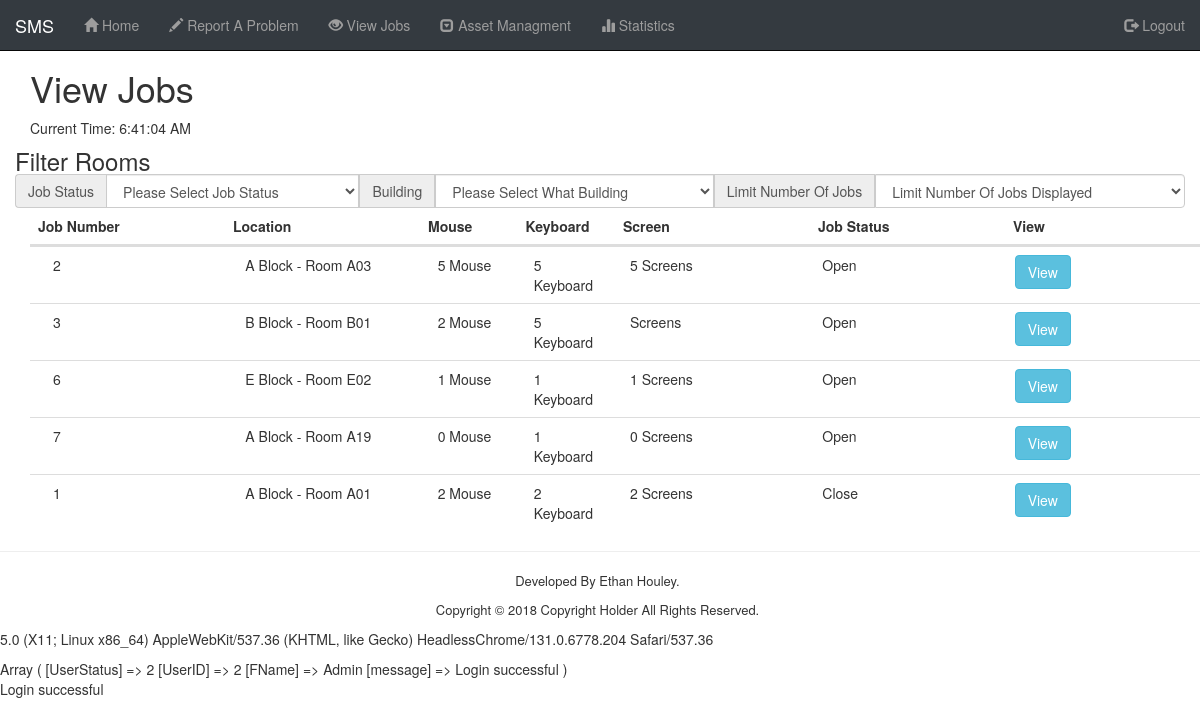
/View/View_Jobs.php (signed in), run on an earlier commit of the app's database.
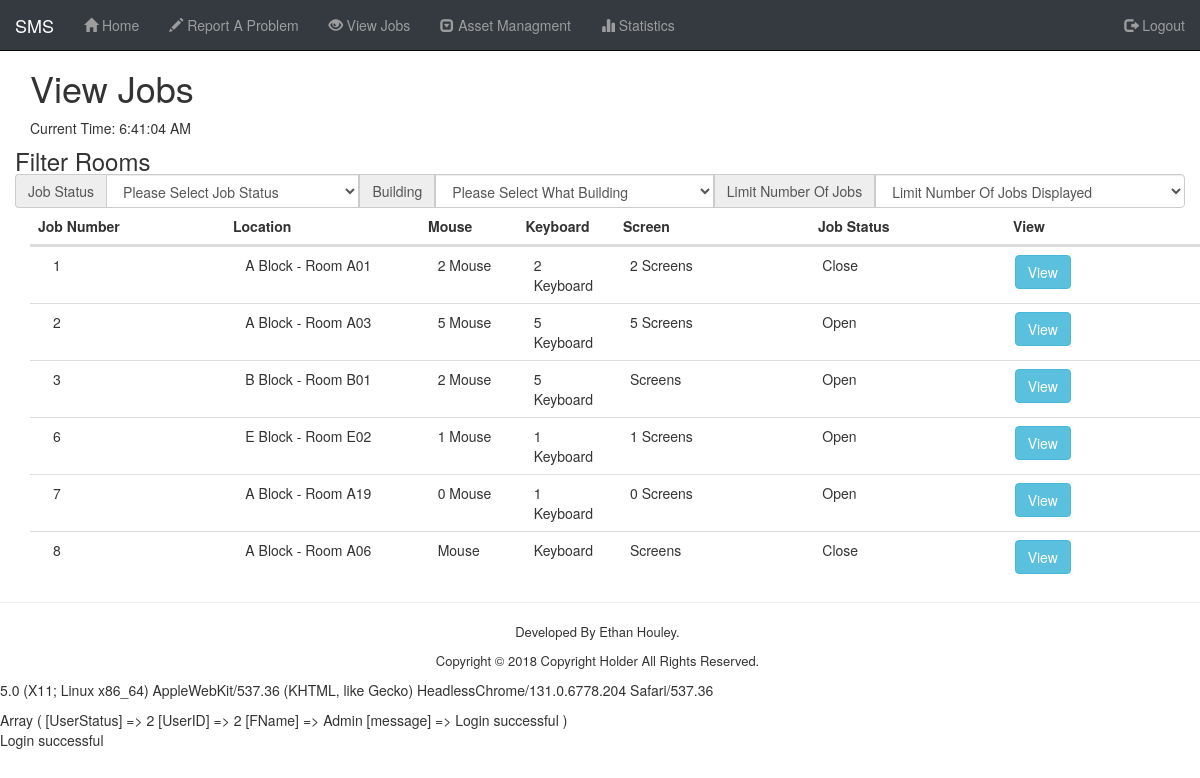
And on a later commit of the database.
### tables this page shows
CREATE TABLE `job` (
  `JobID` int(10) UNSIGNED NOT NULL,
  `DateLogged` timestamp NOT NULL DEFAULT CURRENT_TIMESTAMP,
  `UserID` int(10) UNSIGNED NOT NULL,
  `RoomID` int(10) UNSIGNED NOT NULL,
  `AssetID` int(10) UNSIGNED DEFAULT NULL,
  `Broken_Mouse` varchar(255) DEFAULT NULL,
  `Broken_Keyboard` varchar(255) DEFAULT NULL,
  `Broken_Screen` varchar(255) DEFAULT NULL,
  `ExtraInfo` text,
  `JobStatusID` int(10) UNSIGNED NOT NULL DEFAULT '0',
  `PartsUsed` varchar(255) DEFAULT NULL,
  `DateComplete` timestamp NULL DEFAULT CURRENT_TIMESTAMP
);

CREATE TABLE `building` (
  `BuildingID` int(10) UNSIGNED NOT NULL,
  `BuildingName` varchar(255) NOT NULL
);

CREATE TABLE `rooms` (
  `RoomID` int(10) UNSIGNED NOT NULL,
  `RoomName` varchar(255) NOT NULL,
  `BuildingID` int(10) UNSIGNED NOT NULL
);

CREATE TABLE `jobstatus` (
  `JobStatusID` int(10) UNSIGNED NOT NULL,
  `JobStatusName` varchar(10) NOT NULL
);

### View/View_Jobs.php (the view, shortened to what this page needs)
<?php
	require_once '../View/Include/Master_Include.php';
?>
<div class="Work_Around_Nav">
  <div class="container">
    <h1>View Jobs</h1>
  </div>
	<div class="container">
		<div class="row">
		<div class="No_Phone No_Tablet">
				<div class="row_heading">
			 <h3>Filter Rooms</h3>
		 </div>
		 <div class="input-group">
        <span class="input-group-addon" id="basic-addon1">Job Status</span>
        <select class="form-control" name="JobStatus" id="JobStatus">
          <option disabled selected>Please Select Job Status</option>
        </select>
        <span class="input-group-addon" id="basic-addon1">Building</span>
				<select class="form-control" name="Building" id="BuildingNumber" onchange="GetRoomInfo(this.value)">
					<option disabled selected>Please Select What Building </option>
					<?php
 				 echo "</select>";
 				 ?>
          <span class="input-group-addon" id="basic-addon1">Limit Number Of Jobs</span>
          <select class="form-control" name="Displayed" id="Displayed">
            <option disabled selected>Limit Number Of Jobs Displayed </option>
          </select>
		 </div>
		 </div>
		</div>
    <div class="container">
      <div class="row">
					<div class="col-md-2 col-xs-3 Heading_Table">Job Number</div>
					<div class="col-md-2 col-xs-3 Heading_Table">Location</div>
					<div class="col-md-1 No_Phone No_Tablet Heading_Table">Mouse</div>
					<div class="col-md-1 No_Phone No_Tablet Heading_Table">Keyboard</div>
					<div class="col-md-2 No_Phone No_Tablet Heading_Table">Screen</div>
					<div class="col-md-2 col-xs-3 Heading_Table">Job Status</div>
					<div class="col-md-2 col-xs-2 Heading_Table">View</div>
      </div>
      <div>
      <?php
        $JobsLogged_MySQL = "SELECT * FROM job
				INNER JOIN rooms ON job.RoomID = rooms.RoomID
				INNER JOIN building ON rooms.BuildingID = building.BuildingID
				INNER JOIN jobstatus ON job.JobStatusID = jobstatus.JobStatusID;";
        $conn = dbConnect();
      	$stmt = $conn->prepare($JobsLogged_MySQL);
      	$stmt->execute();
      	$result = $stmt->fetchAll();
        foreach($result as $row) {
          echo '<div class="Row_Table row">';
          echo '<div class="col-md-2 col-xs-3"> ' . $row['JobID'] . ' </div>';
          echo '<div class="col-md-2 col-xs-3">'. $row['BuildingName'] . ' - Room ' . $row['RoomName'] . '</div>';
          echo '<div class="col-md-1 No_Phone No_Tablet">' . $row['Broken_Mouse'] . ' Mouse</div>';
          echo '<div class="col-md-1 No_Phone No_Tablet">' . $row['Broken_Keyboard'] . ' Keyboard</div>';
          echo '<div class="col-md-2 No_Phone No_Tablet">' . $row['Broken_Screen'] . ' Screens</div>';
          echo '<div class="col-md-2 col-xs-3">' . $row['JobStatusName'] . '</div>';
					if ($row['JobStatusID'] == 2) {
						echo '<div class="col-md-2 col-xs-2"><button type="button" class="btn btn-ms btn-info" name="button" onclick="CloseStaffViewableJob(this)" value="'. $row['JobID'] .'" data-toggle="modal" data-target="#CloseJobInfo">View</button></div>';
					} else {
          	echo '<div class="col-md-2 col-xs-2">
							<button type="button" class="btn btn-ms btn-info" name="button" onclick="OpenJob(this)" value="'. $row['JobID'] .'" data-toggle="modal" data-target="#JobInfo">View</button>
							</div>';
					}
          echo "</div>";
        }
      ?>
		</div>
	</div>
  </div>
  <hr>
</div>

What changed in the data, as far as the page shows it:
changed job id 1: moves up the list
added job: JobID "8", building.BuildingName "A Block", RoomID.RoomName "A06", JobStatusID.JobStatusName "Close"
